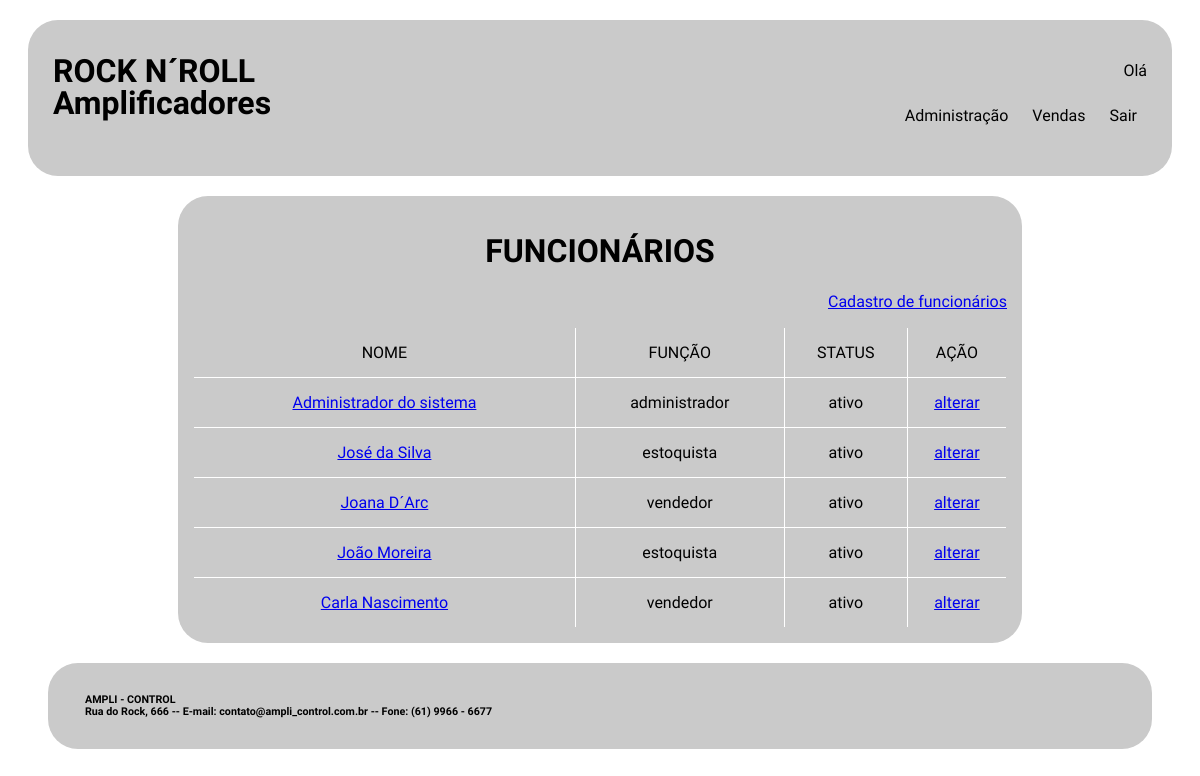
The page /lista_fun.php on the database its author committed.
### tables this page shows
CREATE TABLE `funcionarios` (
  `COD_FUN` int(11) NOT NULL AUTO_INCREMENT,
  `NOME_FUN` varchar(45) NOT NULL,
  `LOGIN_FUN` varchar(45) NOT NULL,
  `SENHA_FUN` varchar(45) NOT NULL,
  `STATUS_FUN` varchar(45) NOT NULL DEFAULT 'ativo',
  `FUNCAO_FUN` varchar(45) NOT NULL,
  PRIMARY KEY (`COD_FUN`)
);

### lista_fun.php (the view, shortened to what this page needs)
<!DOCTYPE html>
<html>
    <head>
        <link rel="stylesheet" type="text/css" href="css/layout.css">
		<link rel="stylesheet" type="text/css" href="css/menu.css">
    </head>
    <body>
        <div id="principal">
			<div id="topo">
				<div id="logo">
					<h1> ROCK N´ROLL </h1>
					<h1> Amplificadores </h1>
				</div>
				<div id="menu_global"  class="menu_global">
					<p align="right">
						Olá <?php include "valida_login.php" ?>
					</p>
					<?php include "menu_local.php"; ?>
				</div>
			</div>
			<div id="conteudo_especifico">
				<h1> FUNCIONÁRIOS </h1>
				<p align="right">
					<a href="cadastra_fun.php">
						Cadastro de funcionários
					</a>
				</p>
				<?php
					$conectar = mysqli_connect("localhost","root","","4000870");
					$sql_pesquisa = "SELECT
										nome_fun,
										funcao_fun,
										status_fun,
										cod_fun
									 FROM
										funcionarios";
					$sql_resultado = mysqli_query($conectar, $sql_pesquisa);
				?>
				<table width="100%" border=1>
							<tr height="50px">
								<td>
									NOME
								</td>
								<td>
									FUNÇÃO
								</td>
								<td>
									STATUS
								</td>
								<td>
									AÇÃO
								</td>
							</tr>
					<?php
						while ($registro = mysqli_fetch_row($sql_resultado)) {
					?>
							<tr height="50px">
								<td>
									<a href="exibe_fun.php?codigo=<?php echo $registro[3];?>">
										<?php echo $registro[0]; ?>
									</a>
								</td>
								<td>
									<?php echo $registro[1]; ?>
								</td>
								<td>
									<?php echo $registro[2]; ?>
								</td>
								<td>
									<a href="altera_fun.php?codigo=<?php echo $registro[3];?>">
										alterar
									</a>
								</td>
							</tr>
					<?php
						}
					?>
				</table>
			</div>
			<div id="rodape">
				<div id="texto_institucional">
					<div id="texto_institucional">
						<h6> AMPLI - CONTROL </h6>
						<h6> Rua do Rock, 666 -- E-mail: contato@ampli_control.com.br -- Fone: (61) 9966 - 6677 </h6>
					</div>
				</div>
		</div>
    </body>
</html>

### css/layout.css (style rules this page uses)
#principal { margin: 20px; font-family: 'Dosis',sans-serif; }
#topo { padding: 25px; display: grid; grid-template-columns: auto auto; margin: 0px auto 20px auto; grid-gap: 5px; border-radius: 30px; border: none; background: rgb(202, 202, 202); justify-content: space-between; }
#logo h1 { line-height: 10px; word-spacing: 0px; }
#conteudo_especifico { padding: 15px; margin: auto 150px auto 150px; text-align: center; border-radius: 30px; background: rgb(202, 202, 202); }
#conteudo_especifico table { border-collapse: collapse; border-radius: 10px; overflow: hidden; border-color: white; }
#rodape { padding: 25px; display: grid; grid-template-columns: auto auto; margin: 20px 20px 20px 20px; grid-gap: 5px; border-radius: 30px; border: none; background: rgb(202, 202, 202); justify-content: space-between; }
#rodape h6 { line-height: 0px; word-spacing: 0px; margin: 12px auto 12px 12px; }

### rows shown on the page
funcionarios: NOME_FUN "Administrador do sistema", FUNCAO_FUN "administrador", STATUS_FUN "ativo"
funcionarios: NOME_FUN "José da Silva", FUNCAO_FUN "estoquista", STATUS_FUN "ativo"
funcionarios: NOME_FUN "Joana D´Arc", FUNCAO_FUN "vendedor", STATUS_FUN "ativo"
funcionarios: NOME_FUN "João Moreira", FUNCAO_FUN "estoquista", STATUS_FUN "ativo"
funcionarios: NOME_FUN "Carla Nascimento", FUNCAO_FUN "vendedor", STATUS_FUN "ativo"
